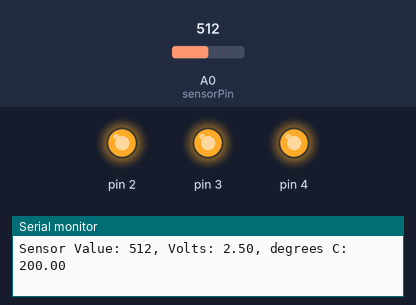
Bench run of a sketch on a simulated Arduino Uno, built with avr-gcc and run on an emulated ATmega328P. Shown: output pins drawn as LEDs (lit = HIGH), the last lines printed to the serial monitor. The test bench sets the inputs (shaded band); at power-on: A0 (sensorPin) = 512.

Above: at 1.2 s.
1.3 s: A0 (sensorPin) set to 194
4.3 s: A0 (sensorPin) set to 176
At 4.7 s:
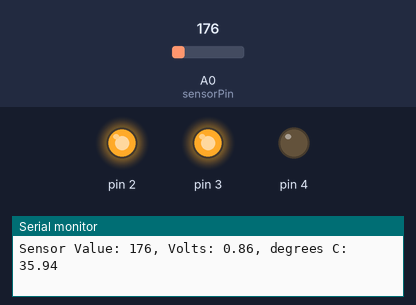
5.8 s: A0 (sensorPin) set to 122
At 7.0 s:
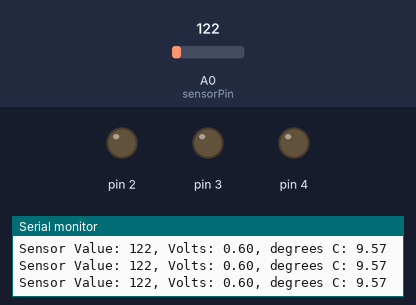
7.3 s: A0 (sensorPin) set to 138
10.3 s: A0 (sensorPin) set to 153
At 11.5 s:
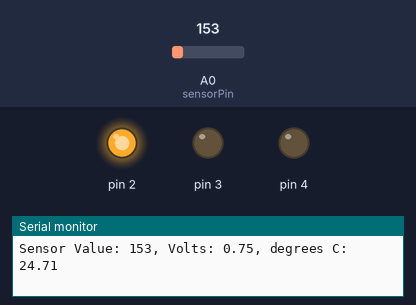
11.8 s: A0 (sensorPin) set to 306
At 13.2 s:
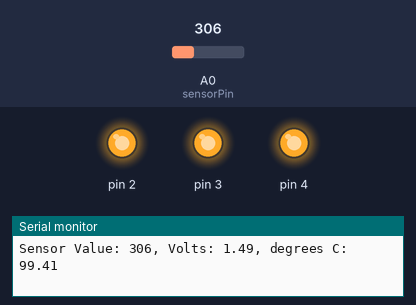
Timing chart, 0 to 14.8 s (numbered marks = the images above; inputs shaded):
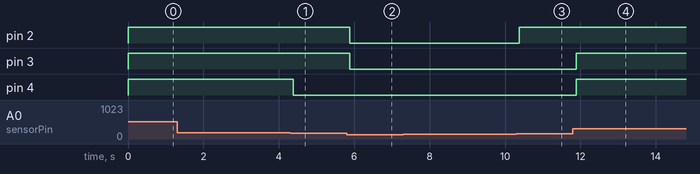

The sketch:

love_meter.ino
```cpp
const int sensorPin = A0;
const float baselineTemp = 20.0;
void setup() {
  Serial.begin(9600); // open a serial port
  for(int pinNumber = 2; pinNumber<5; pinNumber++){
    pinMode(pinNumber, OUTPUT);
    digitalWrite(pinNumber, LOW);
  }
}

void loop() {
  int sensorVal  = analogRead(sensorPin);
  Serial.print("Sensor Value: ");
  Serial.print(sensorVal);
  // convert the ADC readiung to voltage
  float voltage = (sensorVal/1024.0) * 5.0;
  Serial.print(", Volts: ");
  Serial.print(voltage);
  Serial.print(", degrees C: ");
  // convert the volate to temperature in degrees
  float temperature = (voltage - .5) * 100;
  Serial.println(temperature);

  if(temperature < baselineTemp){
    digitalWrite(2,LOW);
    digitalWrite(3,LOW);
    digitalWrite(4,LOW);
  } else if(temperature  >= baselineTemp  && temperature < baselineTemp + 10){
    digitalWrite(2,HIGH);
    digitalWrite(3,LOW);
    digitalWrite(4,LOW);
  } else if(temperature  >= baselineTemp + 10 && temperature < baselineTemp + 20){
    digitalWrite(2,HIGH);
    digitalWrite(3,HIGH);
    digitalWrite(4,LOW);
  } else if(temperature  >= baselineTemp + 20){
    digitalWrite(2,HIGH);
    digitalWrite(3,HIGH);
    digitalWrite(4,HIGH);
  }

  delay(1);
}
```

Measured:
- the behaviour switches between 185 and 184 on A0 (sensorPin) (found by bisection; images 0 and 1)
- the behaviour switches between 143 and 144 on A0 (sensorPin) (found by bisection; images 2 and 3)
- after the input at 4.3 s, pin 4: HIGH → LOW after 0.08 s
- after the input at 5.8 s, pin 2, pin 3: HIGH → LOW after 0.09 s
- after the input at 10.3 s, pin 2: LOW → HIGH after 0.08 s
- after the input at 11.8 s, pin 3, pin 4: LOW → HIGH after 0.09 s
